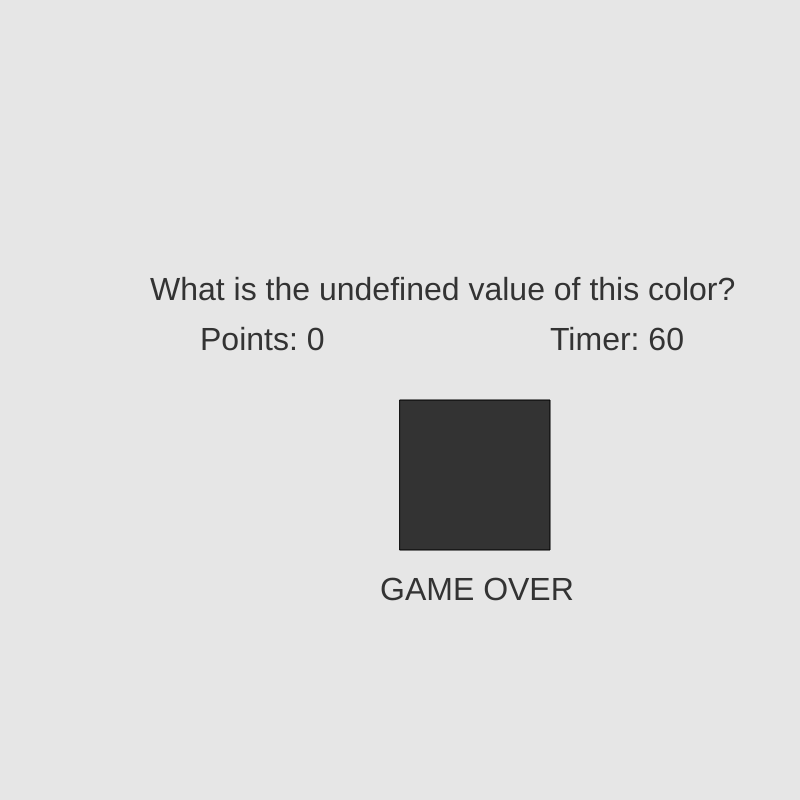
Frame 1 (no input)
Frame 60 (no input): identical to frame 1, image omitted
Frame 120 (the mouse pressed at the canvas centre since frame 60): identical to frame 1, image omitted

The p5.js sketch that drew this single still picture (run headless with seeded random() and noise() and a simulated clock; from frame 60 on, the mouse is pressed at the canvas centre):

// p5.js sketch
// ── sketch.js
let timer = 60;
let points = 0;
//Setting variables of red, green, and blue
var r, g, b;
var pickedColor;
var colorText;
//Setting varible of the user input
var input;
var on = false;


function setup() {
	createCanvas(800, 800);
	//Creating an input field for the numbers
	input = createInput();
	input.position(915,650);
	//button to change colors for testing sake
	var button = createButton("Start");

	button.mousePressed(colorchange);
	input.changed(validateColor);


}


function draw() {
	background(230);
	textSize(32);
	fill(51);
	fill(r,g,b);
	rect(400, 400, 150, 150);
	baseUI();
}


function colorchange(){
	on = true;
	r = random(255);
  g = random(255);
  b = random(255);


	var randomValue = Math.floor(random(1,4));
		if(randomValue	== 1){
		colorText = "Red"
	}
	if (randomValue == 2){
	 pickedColor = g;
	 colorText = "Green"
	}
	if (randomValue == 3){
	 pickedColor = b;
	 colorText = "Blue";
	}

}


function validateColor() {
	if (Math.floor(pickedColor) - 5 < input.value() && input.value() < Math.floor(pickedColor) + 5) {
			console.log("winner")
			colorchange();
			points = points + 1;
	} else if (on == true) {
		colorchange();
		console.log("loser")
	}
}


//Base UI contains the clock, points and other things that will be shown to the user
function baseUI(){
	text("What is the " + colorText + " value of this color?",150,300);
	text("Timer: " + timer, 550, 350);
	text("Points: " + points, 200, 350);
	text("GAME OVER", 380,600);
	if (frameCount % 60 == 0 && timer > 0 && on) {
    timer --;
  }
  if (timer == 0) {
    text("GAME OVER", 550,800);
		on = false;
		input.disabled();
  }
}
